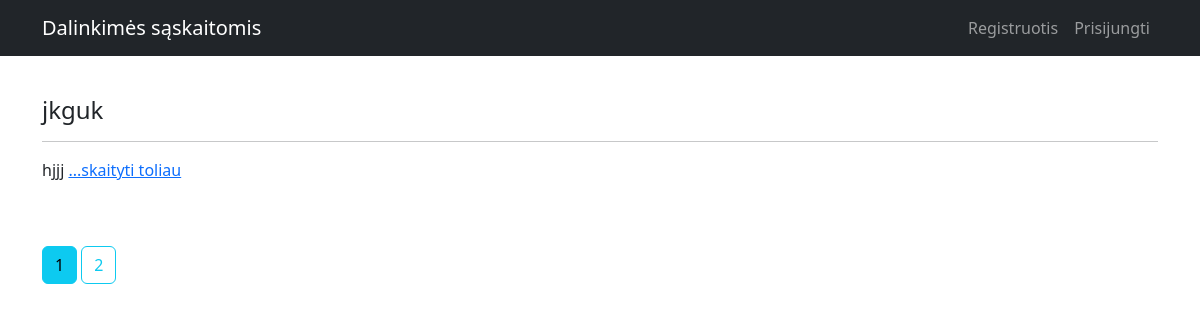
Before: / with the older database file.
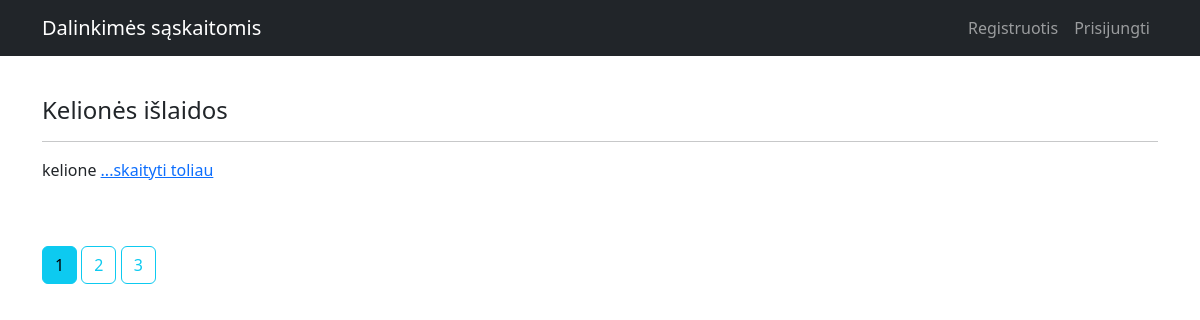
After: the same page with the newer database file.
### app.py (models this page shows)
class Grupesaskaitos(db.Model):
    __tablename__ = 'grupes_saskaitos'
    id = db.Column(db.Integer, primary_key=True)
    pavadinimas = db.Column("Pavadinimas", db.String(200), nullable=False)
    tekstas = db.Column("Tekstas", db.Text, nullable=False)
    grupe_id = db.Column(db.Integer, db.ForeignKey('grupes.id'))
    vartotojas_id = db.Column(db.Integer, db.ForeignKey('vartotojas.id'))
    grupe = db.relationship('Grupe', back_populates='grupes_saskaitos')
    vartotojas = db.relationship('Vartotojas', back_populates='grupes_saskaitos')

### app.py (the view)
@app.route('/')
def index():
    page = request.args.get('page', 1, type=int)
    grupes_saskaitos = Grupesaskaitos.query.paginate(page=page, per_page=1)
    return render_template('index.html', grupes_saskaitos=grupes_saskaitos)

### templates/index.html
{% extends 'base.html' %}
{% block content %}
{% for grupes_saskaitos in grupes_saskaitos.items %}
    <h4>{{ grupes_saskaitos.pavadinimas }}</h4>
    <hr>
    <p>
        {{ grupes_saskaitos.tekstas[:20] }}
        <a href="{{ url_for('article', article_id=grupes_saskaitos.id) }}">
            ...skaityti toliau
        </a></p>
    <br><br>
{% endfor %}
{% for page_num in grupes_saskaitos.iter_pages(left_edge=1, right_edge=1, left_current=1, right_current=2) %}
  {% if page_num %}
    {% if grupes_saskaitos.page == page_num %}
      <a class="btn btn-info mb-4" href="{{ url_for('index', page=page_num) }}">{{ page_num }}</a>
    {% else %}
      <a class="btn btn-outline-info mb-4" href="{{ url_for('index', page=page_num) }}">{{ page_num }}</a>
    {% endif %}
  {% else %}
    ...
  {% endif %}
{% endfor %}
{% endblock %}

### templates/base.html (shortened to what this page needs)
<!DOCTYPE html>
<html lang="en">
    <head>
        <link href="https://cdn.jsdelivr.net/npm/bootstrap@5.2.0/dist/css/bootstrap.min.css" rel="stylesheet">
    </head>
    <body>
        <nav class="navbar navbar-expand-lg navbar-dark bg-dark">
            <div class="container">
                <a class="navbar-brand" href="{{ url_for('index') }}">Dalinkimės sąskaitomis</a>
                <div class="collapse navbar-collapse" id="navbarSupportedContent">
                    <ul class="navbar-nav ms-auto mb-2 mb-lg-0">
                        {% if current_user.is_authenticated %}
                            <li class="nav-item"><a class="nav-link active" href="{{ url_for('article_create') }}">Grupės</a></li>
                            <li class="nav-item"><a class="nav-link active" href="{{ url_for('profile') }}">Profilis</a></li>
                            <li class="nav-item"><a class="nav-link active" href="{{ url_for('logout') }}">Atsijungti</a></li>
                            <li class="nav-item"><a class="nav-link active" aria-current="page" href="{{ url_for('income') }}">Sąskaitos</a></li>
                        {% else %}
                            <li class="nav-item"><a class="nav-link {{ 'active' if active_page == 'registration' }}" href="{{ url_for('register') }}">Registruotis</a></li>
                            <li class="nav-item"><a class="nav-link {{ 'active' if active_page == 'login' }}" href="{{ url_for('login') }}">Prisijungti</a></li>
                        {% endif %}
                    </ul>
                </div>
            </div>
        </nav>
        <div class="container">
            <br>
        </div>
        <div class="container">
            <div class="mt-3">
                {% block content %}
                {% endblock %}
            </div>
        </div>
    </body>
</html>

Changed rows visible on the page:
removed Grupesaskaitos: pavadinimas "jkguk", Tekstas "hjjj"
added Grupesaskaitos: pavadinimas "Kelionės išlaidos", Tekstas "kelione"
Other visible differences:
new list line: "3"
